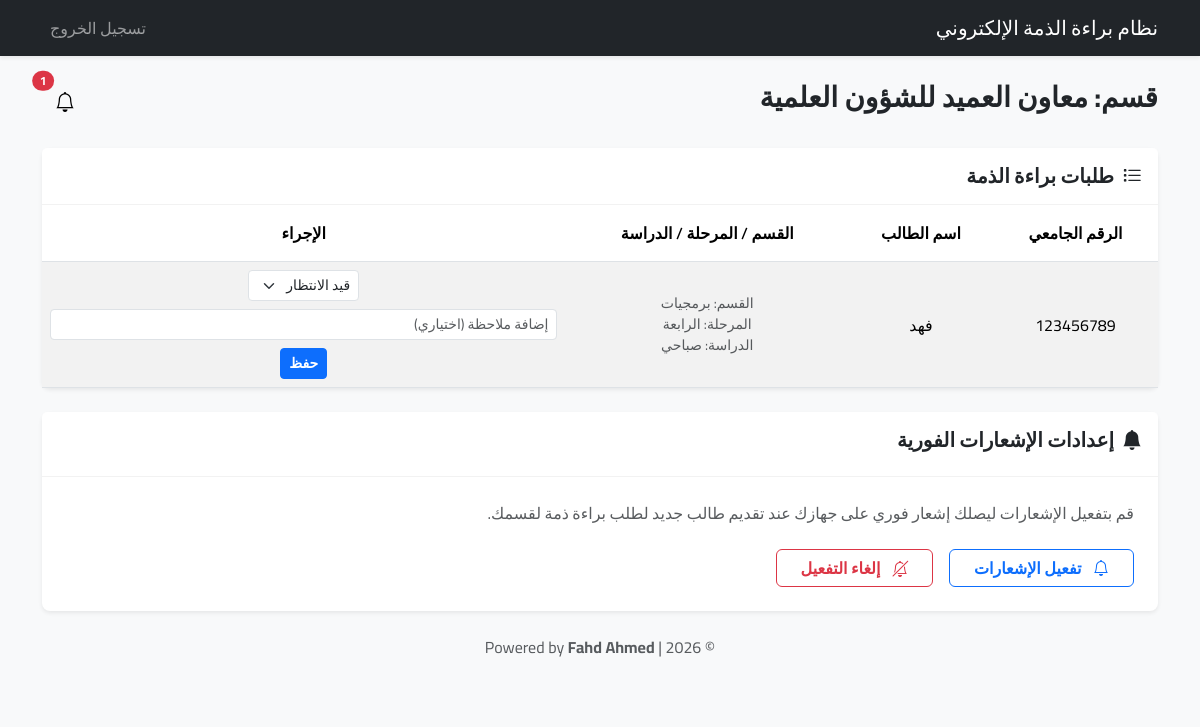
The app's page /department_officer (signed in) with its own data.
### app/models.py (models this page shows, shortened)
class User(db.Model, UserMixin):
    id = db.Column(db.Integer, primary_key=True)
    university_id = db.Column(db.String(20), unique=True, nullable=True)  # الرقم الجامعي (خاص بالطلاب)
    username = db.Column(db.String(50), unique=True, nullable=True)       # اسم المستخدم (للموظفين والمدراء)
    email = db.Column(db.String(120), unique=True, nullable=True)         # البريد الإلكتروني
    password_hash = db.Column(db.String(128), nullable=False)             # كلمة المرور المشفرة
    role = db.Column(db.String(20), nullable=False)  # دور المستخدم: 'student', 'system_admin', 'department_officer'
    full_name = db.Column(db.String(100), nullable=True) # الاسم الكامل (للعرض فقط)
    department = db.Column(db.String(100), nullable=True) # القسم (للموظفين والطلاب)
    stage = db.Column(db.String(50), nullable=True)       # المرحلة الدراسية (للطلاب)
    study_type = db.Column(db.String(50), nullable=True)  # نوع الدراسة: صباحي/مسائي (للطلاب)
    created_at = db.Column(db.DateTime, default=datetime.utcnow) # تاريخ إنشاء الحساب

class ClearanceStatus(db.Model):
    id = db.Column(db.Integer, primary_key=True)
    student_id = db.Column(db.Integer, db.ForeignKey('user.id'), nullable=False) # معرف الطالب
    department = db.Column(db.String(100), nullable=False)  # اسم القسم المعني بالموافقة
    status = db.Column(db.String(20), default='pending')  # الحالة: pending (قيد الانتظار), approved (موافق عليه), rejected (مرفوض)
    comment = db.Column(db.Text, nullable=True) # ملاحظات مسؤول القسم
    updated_at = db.Column(db.DateTime, default=datetime.utcnow) # تاريخ آخر تحديث
    student = db.relationship('User', backref='clearance_statuses')

### app/routes/__init__.py (the view)
@main_routes.route('/department_officer')
@login_required
def department_officer():
    if current_user.role != 'department_officer':
        return redirect(url_for('main.login'))
    records = ClearanceStatus.query.filter_by(department=current_user.department).all()
    form = UpdateStatusForm()
    return render_template(
        'department_officer.html',
        records=records,
        form=form,
        vapid_public_key=current_app.config.get('VAPID_PUBLIC_KEY')
    )

### app/forms.py
class UpdateStatusForm(FlaskForm):
    status = StringField('الحالة الجديدة', validators=[DataRequired()])
    comment = StringField('ملاحظة', validators=[Length(max=200)])
    submit = SubmitField('تحديث الحالة')

### app/__init__.py (called while the page is built)
def format_local_time(utc_dt):
    if not utc_dt:
        return ""
    local_dt = utc_dt + timedelta(hours=3)
    return local_dt.strftime('%Y-%m-%d %H:%M')

def create_app():
    root = os.path.abspath(os.path.join(os.path.dirname(__file__), '..'))
    app = Flask(
        __name__,
        static_folder=os.path.join(root, 'static'),
        static_url_path=''
    )
    app.config.from_object('config')
    app.config['SECRET_KEY'] = '4a8a6021f1e313a3f4e1f7d2f9d7c8c8b6a3e1d1f2a3a1b5'
    app.config['SQLALCHEMY_DATABASE_URI'] = 'sqlite:///../instance/database.db'
    db.init_app(app)
    login_manager.init_app(app)
    csrf.init_app(app)  # تفعيل حماية CSRF
    mail.init_app(app)
    login_manager.login_view = 'main.login'
    @login_manager.user_loader
    def load_user(user_id):
        return User.query.get(int(user_id))
    app.register_blueprint(main_routes)
    app.jinja_env.filters['local_time'] = format_local_time
    @app.context_processor
    def inject_now():
        return {'now': datetime.utcnow()}
    return app

### app/templates/department_officer.html (shortened to what this page needs)
{% extends "base.html" %}
{% block content %}
<div class="d-flex justify-content-between align-items-center mb-4">
    <h3>قسم: {{ current_user.username }}</h3>
    <div class="d-flex align-items-center">
        <div class="dropdown d-inline-block ms-3">
            <button class="btn btn-light position-relative" type="button" id="notificationDropdown"
                data-bs-toggle="dropdown" aria-expanded="false">
                <i class="bi bi-bell fs-5"></i>
                {% set unread = current_user.notifications|selectattr('is_read','equalto',False)|list|length %}
                {% if unread > 0 %}
                <span
                    class="badge bg-danger rounded-pill position-absolute top-0 start-100 translate-middle notification-count">{{
                    unread }}</span>
                {% endif %}
            </button>
        </div>
    </div>
</div>
<div class="card mt-3 border-0 shadow-sm">
    <div class="card-header bg-white py-3">
        <h5 class="card-title mb-0 fw-bold">
            <i class="bi bi-list-task me-2"></i>طلبات براءة الذمة
        </h5>
    </div>
    <div class="card-body p-0">
        <div class="table-responsive">
            <table class="table table-striped align-middle text-center mb-0">
                <thead class="bg-light">
                    <tr>
                        <th class="py-3">الرقم الجامعي</th>
                        <th class="py-3">اسم الطالب</th>
                        <th class="py-3">القسم / المرحلة / الدراسة</th>
                        <th class="py-3">الإجراء</th>
                    </tr>
                </thead>
                <tbody>
                    {% for record in records %}
                    <tr>
                        <td>{{ record.student.university_id }}</td>
                        <td>{{ record.student.full_name or record.student.username }}</td>
                        <td>
                            <small class="d-block text-muted">القسم: {{ record.student.department or '-' }}</small>
                            <small class="d-block text-muted">المرحلة: {{ record.student.stage or '-' }}</small>
                            <small class="d-block text-muted">الدراسة: {{ record.student.study_type or '-' }}</small>
                        </td>
                        <td>
                            <form action="{{ url_for('main.update_status') }}" method="POST"
                                class="d-flex justify-content-center align-items-center flex-wrap gap-2">
                                <select name="status" id="status-{{ record.student_id }}"
                                    class="form-select form-select-sm w-auto" required aria-label="حالة الطلب">
                                    <option value="pending" {% if record.status=='pending' %}selected{% endif %}>قيد
                                        الانتظار</option>
                                </select>
                                <input type="text" name="comment" class="form-control form-control-sm min-width-150"
                                    placeholder="إضافة ملاحظة (اختياري)" value="{{ record.comment or '' }}">
                                <button type="submit" class="btn btn-sm btn-primary">حفظ</button>
                            </form>
                        </td>
                    </tr>
                    {% endfor %}
                </tbody>
            </table>
        </div>
    </div>
</div>
<div class="card mt-4 border-0 shadow-sm">
    <div class="card-header bg-white py-3">
        <h5 class="card-title fw-bold">
            <i class="bi bi-bell-fill me-2"></i>إعدادات الإشعارات الفورية
        </h5>
    </div>
    <div class="card-body p-4">
        <p class="text-muted mb-4">قم بتفعيل الإشعارات ليصلك إشعار فوري على جهازك عند تقديم طالب جديد لطلب براءة ذمة
            لقسمك.</p>
        <div class="d-flex gap-3">
            <button id="enable-notifications" class="btn btn-outline-primary px-4"
                data-vapid-key="{{ vapid_public_key }}">
                <i class="bi bi-bell me-2"></i> تفعيل الإشعارات
            </button>
            <button id="disable-notifications" class="btn btn-outline-danger px-4">
                <i class="bi bi-bell-slash me-2"></i> إلغاء التفعيل
            </button>
        </div>
    </div>
</div>
{% endblock %}

### app/static/css/styles.css (style rules this page uses)
:root { --primary-color: #0d6efd; --secondary-color: #6c757d; --light-bg: #f8f9fa; --dark-text: #212529; --border-radius: 0.5rem; }
body { font-family: 'Cairo', sans-serif; background-color: var(--light-bg); color: var(--dark-text); }
.card { border: 1px solid rgba(0, 0, 0, .05); border-radius: var(--border-radius); box-shadow: 0 0.125rem 0.25rem rgba(0, 0, 0, 0.075); }
.card-header { background-color: white; border-bottom: 1px solid rgba(0, 0, 0, .05); font-weight: 600; }
h1, h2, h3, h4, h5, h6 { font-weight: 700; }
.btn { font-family: 'Cairo', sans-serif; font-weight: 600; }
.table th { font-weight: 600; }

### records on screen
User: username "معاون العميد للشؤون العلمية"
ClearanceStatus: student.university_id "123456789", student "فهد", student "برمجيات", student "الرابعة", student "صباحي", status "قيد الانتظار"

### other values on screen
{{ unread }} "1"
